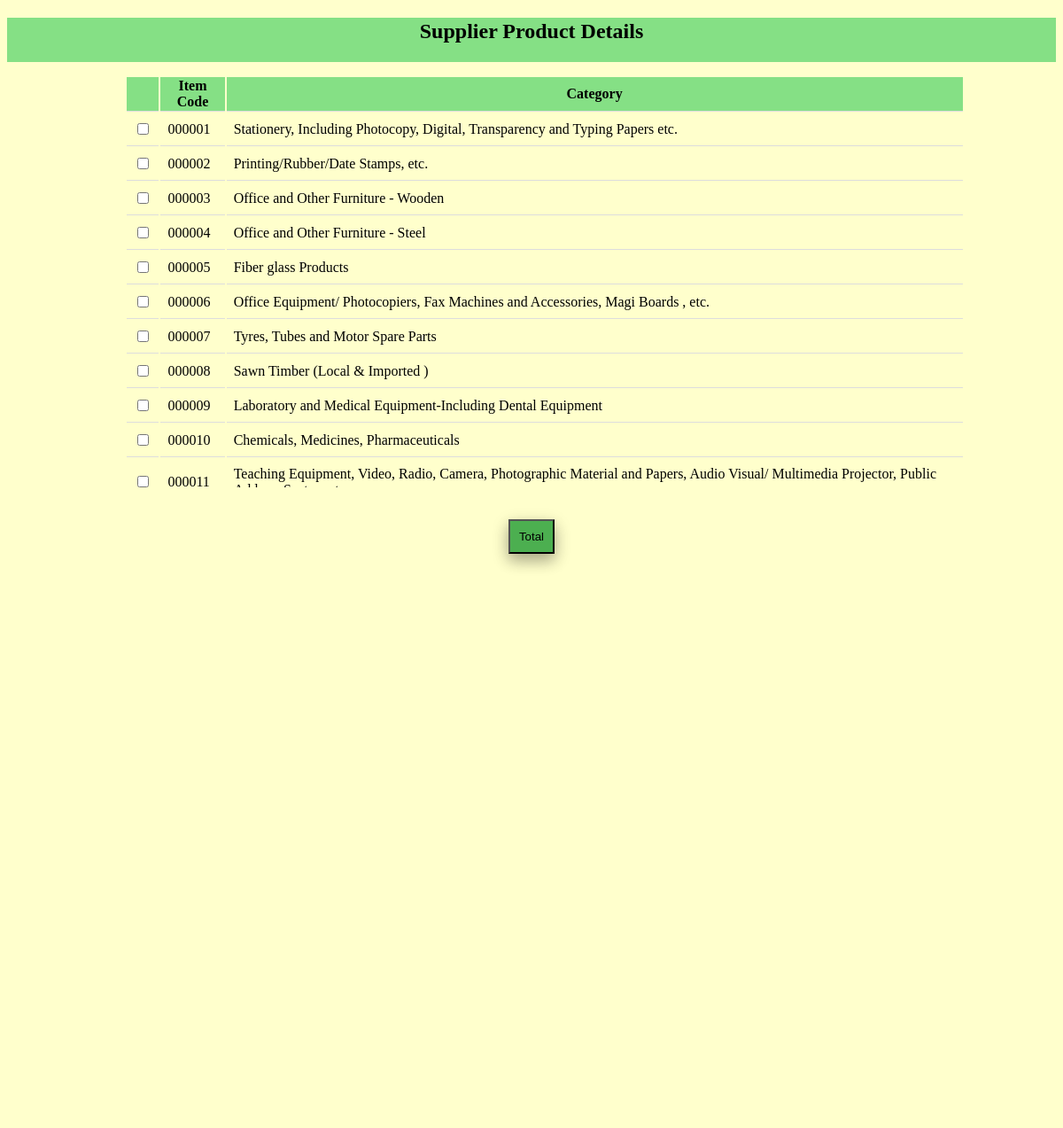
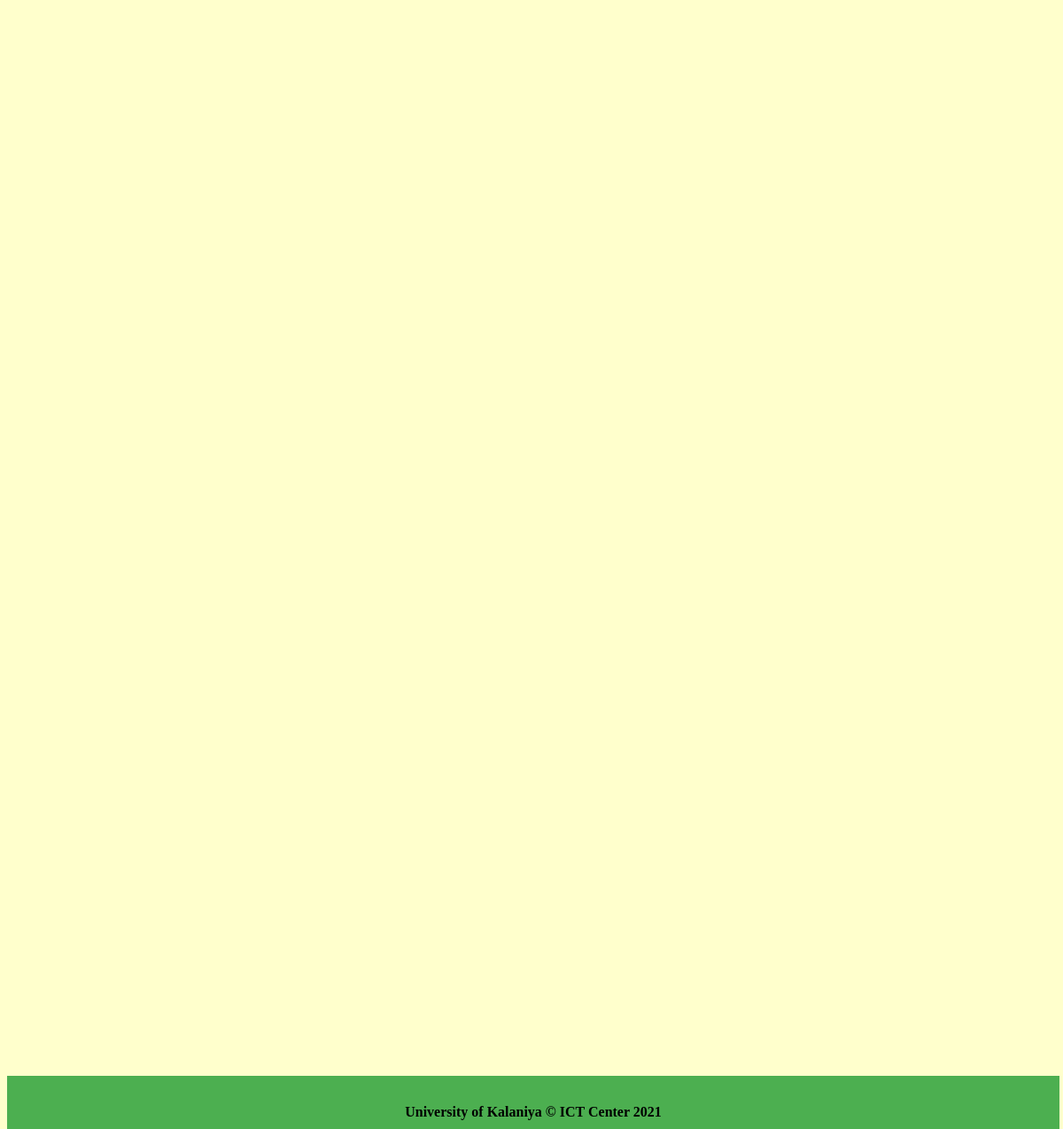
/webtot/index.php, run on the app's committed database (2 pictures, top to bottom).
### tables this page shows
CREATE TABLE `category` (
  `id` int(11) NOT NULL,
  `code` varchar(200) NOT NULL,
  `category` varchar(200) NOT NULL
);

### webtot/connection/connection.php (called while the page is built, shortened)
<?php
$servername = "localhost";
$username = "root";
$password = "";
$db = 'kalaniya';
$conn = mysqli_connect($servername, $username, $password, $db);
 $query = mysqli_query($conn,"SELECT * FROM category");
?>

### webtot/index.php (the view, shortened to what this page needs)
<?php
    include('./connection/connection.php');
?>
<!DOCTYPE html>
<html>
    <head>
        <link rel="stylesheet" href="css/style.css">
    </head>
    <body>
        <div class="navbar" >
            <h2>Supplier Product Details</h2>
        </div>
        <form action="index.php" method="post">
            <div class ="table" align ="center">
                <div id="overflowTest">
                    <table>
                        <tr>
                            <th></th>
                            <th>Item Code</th>
                            <th>Category</th>
                        </tr>
                    <?php
                        while($row = mysqli_fetch_array($query))
                            {
                                echo '<tr><td><input type="checkbox" name="check_list[]" value=' . $row ['code']. '></td><td><label>' . $row['code'] . '</label></td><td><label>' . $row ['category']. '</label></td></tr>';
                            }
                    ?>
                    </table>
                </div> <br>
            </div><br>
            <div align="center" >
                <button class="button button1" type="submit" name="submit">Total <i class="fa fa-refresh"></i></button><br>
            </div>
        </form>
        <footer class="footer">
            <p class=""><h4>University of Kalaniya &copy; ICT Center <?php echo date('Y'); ?></h4></p>
        </footer>
    </body>
</html>

### webtot/css/style.css (style rules this page uses)
body { background-color: #ffffcc; }
.table, th, td { border: 2px ; }
.table { width: 80%; margin-left: auto; margin-right: auto; }
th { text-align: center; }
td { padding: 8px; text-align: left; }
th, td { border-bottom: 1px solid #ddd; }
th { background-color: #85e085; color: black; }
.button { background-color: #4CAF50; text-align: center; padding: 10px; }
.button1 { box-shadow: 0 8px 16px 0 rgba(0,0,0,0.2), 0 6px 20px 0 rgba(0,0,0,0.19); }
#overflowTest { background: #ffffcc; color: black; padding: 15px; width: 100%; height: 450px; overflow: scroll; border-style: none; }
.footer { position: fixed; margin-bottom:auto; bottom: 0; width: 99%; height: 60px; line-height: 40px; background-color: #4CAF50; text-align: center; }
.navbar { position: relative; margin-top: auto; background-color: #85e085; width: 100%; height: 50px; line-height: 30px; text-align: center; }

### data on the page
category: code "000001", category "Stationery, Including Photocopy, Digital, Transparency and Typing Papers etc."
category: code "000002", category "Printing/Rubber/Date Stamps, etc."
category: code "000003", category "Office and Other Furniture - Wooden"
category: code "000004", category "Office and Other Furniture - Steel"
category: code "000005", category "Fiber glass Products"
category: code "000006", category "Office Equipment/ Photocopiers, Fax Machines and Accessories, Magi Boards , etc."
category: code "000007", category "Tyres, Tubes and Motor Spare Parts"
category: code "000008", category "Sawn Timber (Local & Imported )"
category: code "000009", category "Laboratory and Medical Equipment-Including Dental Equipment"
category: code "000010", category "Chemicals, Medicines, Pharmaceuticals"
category: code "000011", category "Teaching Equipment, Video, Radio, Camera, Photographic Material and Papers, Audio Visual/ Multimedia Projector, Public…"
